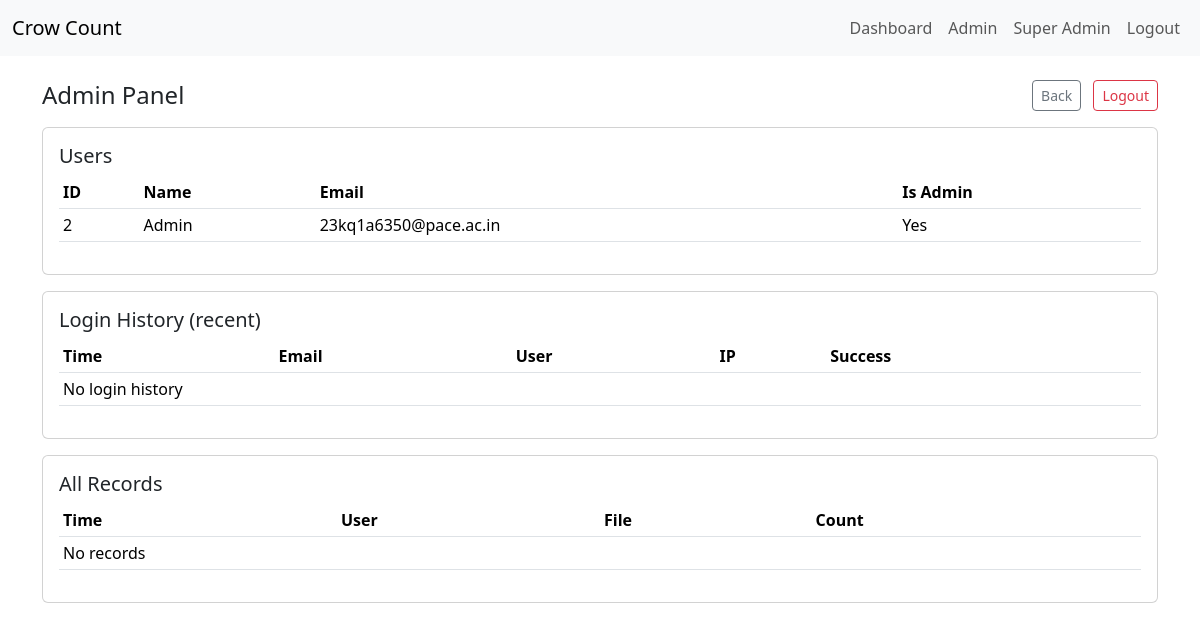
The page /admin (signed in) on the database its author committed.
### models.py (models this page shows, shortened)
class User(db.Model, UserMixin):
    id = db.Column(db.Integer, primary_key=True)
    name = db.Column(db.String(120), nullable=False)
    email = db.Column(db.String(200), unique=True, nullable=False)
    password_hash = db.Column(db.String(200), nullable=False)
    is_admin = db.Column(db.Boolean, default=False)
    is_super_admin = db.Column(db.Boolean, default=False)
    is_active = db.Column(db.Boolean, default=True)

### app.py (the view)
    @app.route('/admin')
    @login_required
    def admin():
        if not current_user.is_admin and not current_user.is_super_admin:
            flash('Access denied', 'danger')
            return redirect(url_for('index'))
        users = User.query.filter(User.is_super_admin.is_(False)).all()
        videos = VideoRecord.query.all()
        return render_template('admin.html', users=users, videos=videos)

### templates/admin.html (shortened to what this page needs)
{% extends "base.html" %}
{% block content %}
<div class="d-flex justify-content-between align-items-center mb-3">
  <h2 class="h4 mb-0">Admin Panel</h2>
  <div>
    <a class="btn btn-outline-secondary btn-sm me-2" href="{{ url_for('dashboard') }}">Back</a>
    <a class="btn btn-outline-danger btn-sm" href="{{ url_for('logout') }}">Logout</a>
  </div>
</div>
<div class="card mb-3">
  <div class="card-body">
    <h5 class="card-title">Users</h5>
    <div class="table-responsive">
      <table class="table table-sm table-hover">
        <thead><tr><th>ID</th><th>Name</th><th>Email</th><th>Is Admin</th></tr></thead>
        <tbody>
          {% for u in users %}
            <tr><td>{{ u.id }}</td><td>{{ u.name }}</td><td>{{ u.email }}</td><td>{{ 'Yes' if u.is_admin else 'No' }}</td></tr>
          {% else %}
            <tr><td colspan="4">No users</td></tr>
          {% endfor %}
        </tbody>
      </table>
    </div>
  </div>
</div>
<div class="card mb-3">
  <div class="card-body">
    <h5 class="card-title">Login History (recent)</h5>
    <div class="table-responsive">
      <table class="table table-sm">
        <thead><tr><th>Time</th><th>Email</th><th>User</th><th>IP</th><th>Success</th></tr></thead>
        <tbody>
          {% for lh in login_history %}
            <tr>
              <td>{{ lh.created_at.strftime('%Y-%m-%d %H:%M') }}</td>
              <td>{{ lh.email }}</td>
              <td>{% if lh.user %}{{ lh.user.name }} ({{ lh.user.email }}){% else %}-{% endif %}</td>
              <td>{{ lh.ip_address }}</td>
              <td>{{ '✔' if lh.success else '✖' }}</td>
            </tr>
          {% else %}
            <tr><td colspan="5">No login history</td></tr>
          {% endfor %}
        </tbody>
      </table>
    </div>
  </div>
</div>
<div class="card">
  <div class="card-body">
    <h5 class="card-title">All Records</h5>
    <div class="table-responsive">
      <table class="table table-sm">
        <thead><tr><th>Time</th><th>User</th><th>File</th><th>Count</th></tr></thead>
        <tbody>
          {% for r in records %}
            <tr>
              <td>{{ r.created_at.strftime('%Y-%m-%d %H:%M') }}</td>
              <td>{{ r.user.name }} ({{ r.user.email }})</td>
              <td>{{ r.filename }}</td>
              <td>{{ r.total_count }}</td>
            </tr>
          {% else %}
            <tr><td colspan="4">No records</td></tr>
          {% endfor %}
        </tbody>
      </table>
    </div>
  </div>
</div>
{% endblock %}

### rows shown on the page
User: id "2", name "Admin", email "23kq1a6350@pace.ac.in", is_admin "Yes"
